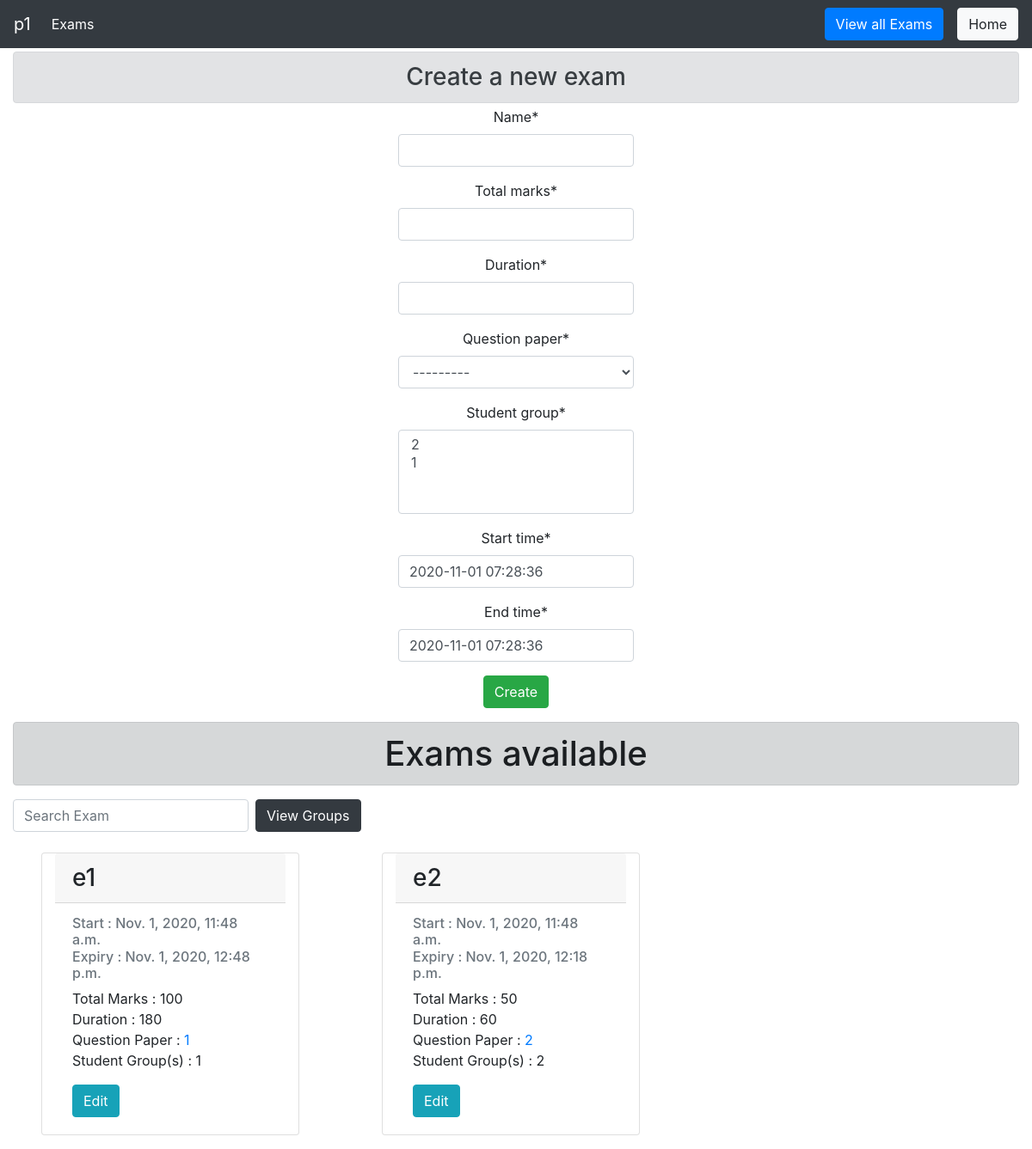
The app's page /prof/p1/exams (signed in) with its own data.
### main/models/exam.py (models this page shows, shortened)
class Exam_Model(models.Model):
    professor = models.ForeignKey(User, limit_choices_to={'groups__name': "Professor"}, on_delete=models.CASCADE)
    name = models.CharField(max_length=50)
    total_marks = models.IntegerField()
    duration = models.IntegerField()
    question_paper = models.ForeignKey(Question_Paper, on_delete=models.CASCADE, related_name='exams')
    student_group = models.ManyToManyField(Special_Students, related_name='exams')
    start_time = models.DateTimeField(default=datetime.now())
    end_time = models.DateTimeField(default=datetime.now())

### main/models/question_paper.py (models this page shows)
class Question_Paper(models.Model):
    professor = models.ForeignKey(User, limit_choices_to={'groups__name': "Professor"}, on_delete=models.CASCADE)
    qPaperTitle = models.CharField(max_length=100)
    questions = models.ManyToManyField(Question_DB)
    def __str__(self):
        return f' Question Paper Title :- {self.qPaperTitle}\n'

### main/models/group.py (models this page shows)
class Special_Students(models.Model):
    professor = models.ForeignKey(User, limit_choices_to={'groups__name': "Professor"}, on_delete=models.CASCADE)
    category_name = models.CharField(max_length=10)
    students = models.ManyToManyField(User, limit_choices_to={'groups__name': "Student"}, related_name='student_groups')
    def __str__(self):
        return self.category_name

### prof/views/exam.py (the view, shortened to what this page needs)
def view_exams(request, prof_username):
    prof = User.objects.get(username=prof_username)
    if request.user == prof:
        new_Form = ExamForm()
        new_Form.fields["student_group"].queryset = Special_Students.objects.filter(
            professor=prof)
        new_Form.fields["question_paper"].queryset = Question_Paper.objects.filter(
            professor=prof)
        exams = Exam_Model.objects.filter(professor=prof)
        return render(request, 'prof/exam/view_exams.html', {
            'exams': exams, 'examform': new_Form, 'prof': prof,
        })
    else:
        return HttpResponseForbidden("You are not allowed to view this page. Please change url to original values to return.")

### main/models/exam.py
class ExamForm(ModelForm):
    class Meta:
        model = Exam_Model
        fields = '__all__'
        exclude = ['professor']

### prof/templates/prof/exam/view_exams.html (shortened to what this page needs)
{% load crispy_forms_tags %}
{% load static %}
<!DOCTYPE html>
<html lang="en">
<head>
    <link rel="stylesheet" href="https://maxcdn.bootstrapcdn.com/bootstrap/4.2.1/css/bootstrap.min.css">
    <link rel="stylesheet" href="https://stackpath.bootstrapcdn.com/font-awesome/4.7.0/css/font-awesome.min.css">
    <link href="//cdn.bootcss.com/bootstrap-datetimepicker/4.17.44/css/bootstrap-datetimepicker.min.css"
        rel="stylesheet">
</head>
<body>
    <nav class="navbar navbar-expand-lg navbar-dark bg-dark">
        <a class="navbar-brand" href="#">{{ prof.username }}</a>
        <div class="collapse navbar-collapse" id="navbarSupportedContent">
            <ul class="navbar-nav mr-auto">
                <li class="nav-item active">
                    <a class="nav-link" href="#">Exams<span class="sr-only">(current)</span></a>
                </li>
            </ul>
            <button type="button" class="btn btn-primary mx-3" id="updateButton"
                onclick="smoothScroll(document.getElementById('exams'))">View all Exams</button>
            <a class="btn btn-light " href="{% url 'prof:index' prof.username %}">Home</a>
        </div>
    </nav>
    <div class="container-fluid">
        <h3 class="alert alert-secondary my-1" align="center">Create a new exam</h3>
        <div align='center'>
            <div class="container d-flex h-100 row justify-content-center col-20">
                <form align='center' method="POST">
                    {{ examform|crispy }}
                    <input class="btn btn-success" type="submit" value="Create">
                </form>
            </div>
        </div>
        <div id='exams'>
            <h1 class="alert alert-dark my-3" align="center">Exams available</h1>
            <form class="form-inline my-2">
                <input id="searchExam" class="form-control mr-sm-2" type="search" placeholder="Search Exam"
                    aria-label="Search">
                <a class="btn btn-dark" href="{% url 'prof:view_groups' prof.username %}" target="_blank">View
                    Groups</a>
            </form>
            <div class="row">
                {% for t in exams %}
                <div class="card my-3 mx-5 col-sm-3">
                    <h3 class="card-header">{{ t.name }}</h3>
                    <div class="card-body">
                        <h6 class="card-subtitle mb-2 text-muted">
                            Start : {{ t.start_time }}<br>
                            Expiry : {{ t.end_time }}
                        </h6>
                        <p class="card-text">
                            Total Marks : {{t.total_marks}}<br>
                            Duration : {{t.duration}}<br>
                            Question Paper : <a
                                href="{% url 'prof:view_specific_paper' prof.username t.question_paper.id %}">{{ t.question_paper.qPaperTitle }}</a><br>
                            Student Group(s) :
                            {% for group in t.student_group.all %}
                            {{ group.category_name }}
                            {% endfor %}
                        </p>
                        <a href="{% url 'prof:edit_exam' prof.username t.id %}" class="card-link btn btn-info">Edit</a>
                    </div>
                </div>
                {% empty %}
                <h3>No exams</h3>
                {% endfor %}
            </div>
        </div>
    </div>
</body>
</html>

### records on screen
Exam_Model: name "e1", start_time "Nov. 1, 2020, 11:48 a.m.", end_time "Nov. 1, 2020, 12:48 p.m.", total_marks "100", duration "180", question_paper.qPaperTitle "1"
Special_Students: category_name "1"
Exam_Model: name "e2", start_time "Nov. 1, 2020, 11:48 a.m.", end_time "Nov. 1, 2020, 12:18 p.m.", total_marks "50", duration "60", question_paper.qPaperTitle "2"
Special_Students: category_name "2"

### other values on screen
{{ prof.username }} "p1"
